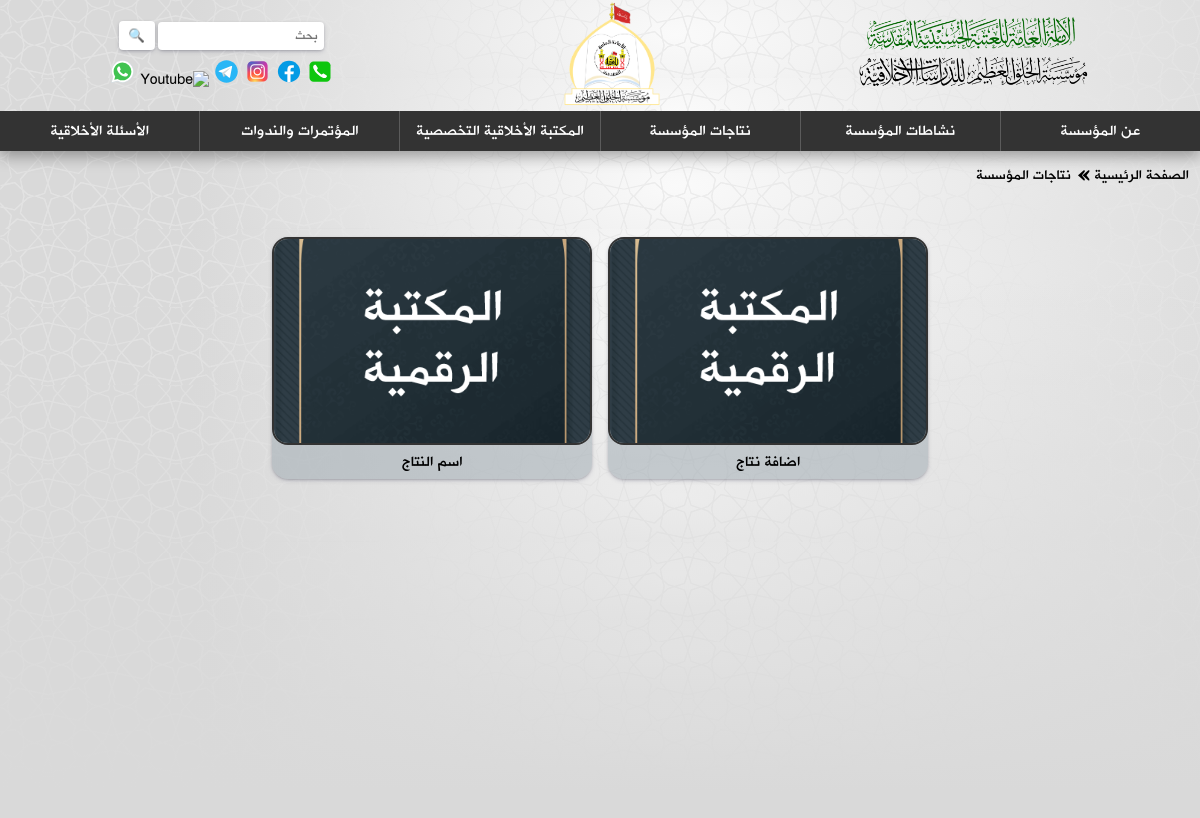
The app's page /productions with its own data.
### backend/models.py (models this page shows, shortened)
class Production(models.Model):
    title = models.CharField(max_length=1000, blank=False)
    created_at = models.DateTimeField(auto_now_add=True)
    main_img = models.ForeignKey(Image, on_delete=models.PROTECT, blank=False)
    body = models.TextField(max_length=5000, blank=False)
    pdf_file = models.CharField(max_length=1000, blank=True)
    doc_file = models.CharField(max_length=1000, blank=True)
    class Meta:
        ordering = ['-created_at']

class Image(models.Model):
    image = models.ImageField(upload_to="images", blank=False)

### backend/views.py (the view)
# urls.py: path("productions", views.productions, name="productions"),
def productions(request):
    productions =  Production.objects.all()
    context = {"productions":productions}
    return render(request, "backend/section.html", context)

### backend/templates/backend/section.html (shortened to what this page needs)
{% extends "backend/layout.html" %}
{% load static %}
{% block extraHead %}
<link rel="stylesheet" href="{% static 'css/pages.css' %}">
{% endblock %}
{% block body %}
<main>
    <div class="path">
        <p class="component"><a href="{% url 'backend:home' %}"> الصفحة الرئيسية </a></p>
        <p class="pathArrow"> &#xbb; </p>
        <p class="component">
            {% if activities %}
            <a href="{% url 'backend:activities' %}"> نشاطات المؤسسة </a>
            {% elif productions %}
            <a href="{% url 'backend:productions' %}"> نتاجات المؤسسة </a>
            {% endif %}
        </p>
    </div>
    <div class="pageContainer
    ">
        {% if activities %}
            {% for activity in activities %}
            <a class="activity" href="{% url 'backend:activity' activity.id %}">
                <div class="item">
                    <div class="itemImage">
                        <img src="{{ activity.main_img.image.url }}" alt="{{ activity.title }}">
                    </div>
                    <div class="itemDetails">
                        <p class="itemTitle">
                            {{ activity.title }}
                        </p>
                        <div class="statistics">
                            <p class="date">{{ activity.created_at|date:"Y-m-d" }}</p>
                            <!-- <div class="horizontalLine">|</div>
                            <p class="views"> الزيارات: <span></span></p> -->
                        </div>
                    </div>
                </div>
            </a>
            {% empty %}
            <p>لا توجد عناصر</p>
            {% endfor %}
        {% elif productions %}
            {% for production in productions %}
            <a class="production" href="{% url 'backend:production' production.id %}">
                <div class="card">
                    <div class="cardImage">
                        <img src="{{ production.main_img.image.url }}" alt="{{ production.title }}">
                    </div>
                    <div class="cardDetails">
                        <p class="cardTitle">
                            {{ production.title }}
                        </p>
                    </div>
                </div>
            </a>
            {% empty %}
            <p>لا توجد عناصر</p>
            {% endfor %}
        {% endif %}
    </div>
</main>
{% endblock %}

### static/css/style.css (style rules this page uses)
*, body, html { margin: 0; padding: 0; box-sizing: border-box; font-family: 'hacen_liner_screen_bdregular' !important; scroll-behavior: smooth; font-weight: normal; }
:root { --accent: #daecec; --component: #9ca7af80; --darkComponent: #5b7b7b; --reverseComponent: #fff; --hoverColor: rgb(255, 255, 255, .20); --bg: #d9d9d9; --structure: #333; --titleColor: #000; --paragraphColor: #fff; --linkColor: #000; --shadowColor: #000; --bgUrl: url(/static/background/header-bg.svg) --colorOpacity: .3; --transition: all .3s; --subTitle: 17px; --globalPadding: 6rem 3.5rem; --borderRadius: 1rem; --globalGap: 1rem; --hoverShadow: 0 0 4px rgba(0, 0, 0, .14), 0 4px 8px rgba(0, 0, 0, .28); --cardShadow: rgba(50, 50, 93, 0.25) 0px 2px 5px -1px, rgba(0, 0, 0, 0.3) 0px 1px 3px -1px; --componentShadow: rgba(0, 0, 0, 0.35) 0px 5px 15px; --bgSize: 100%; --sectionShadow: rgba(67, 71, 85, 0.27) 0px 0px 0.25em, rgba(90, 125, 188, 0.05) 0px 0.25em 1em; --navShadow: rgba(0, 0, 0, 0.35) 0px 5px 15px; --bgOpacity: 0.92; --bgTransparency: 20%; --border: 1px solid rgba(51, 51, 51, 0.3); --itemShadow: rgba(0, 0, 0, 0.99) 0px 0px 3px, rgba(0, 0, 0, 0.99) 0px 0px 2px; }

### static/css/pages.css (style rules this page uses)
body { position: relative; min-height: 100vh; background-color: var(--bg); padding-bottom: 4rem; }
main { position: relative; padding: 1rem 1.5rem; min-height: 80vh; display: flex; flex-direction: column; background-image: linear-gradient(to bottom, transparent var(--bgTransparency), var(--bg)), url(../background/header-bg.svg); background-size: var(--bgSize); z-index: 1; }
main .pageContainer { display: flex; flex-wrap: wrap; justify-content: center; gap: 1rem; position: relative; z-index: 1; }
main .path { position: relative; z-index: 1; display: flex; column-gap: .3rem; line-height: 1.5rem; margin-bottom: 3rem; align-items: center; flex-wrap: wrap; }
main .path .component { font-size: 15px; }
main .path .component a { display: block; max-width: 20rem; overflow: hidden; text-overflow: ellipsis; white-space: nowrap; color: var(--shadowColor); }
main .path .pathArrow { font-size: 30px; font-weight: bolder; color: var(--shadowColor); margin-bottom: 3px; }
@media only screen and (max-width: 1250px) { main { padding: .7rem; padding-bottom: 5rem; } }
main .pageContainer { position: relative; z-index: 2; }
main .pageContainer .card { background-color: var(--component); box-shadow: var(--cardShadow); border-radius: var(--borderRadius); cursor: pointer; display: flex; min-width: 100%; display: flex; flex-direction: column; width: 20rem; max-width: 90vw; height: 100%; transition: all .3s; }
main .pageContainer .card .cardImage { height: 13rem; max-width: 100%; float: none; }
main .pageContainer .card .cardImage img { width: 100%; height: 100%; object-fit: cover; object-position: center; transition: all .5s; border: 2px solid #333; border-radius: var(--borderRadius); }
main .pageContainer .card .cardDetails { display: flex; flex-direction: column-reverse; justify-content: space-evenly; margin: .5rem; }
main .pageContainer .card .cardDetails .cardTitle { color: var(--linkColor); transition: all .5s; text-align: center; overflow: hidden; max-height: 3rem; display: -webkit-box; -webkit-line-clamp: 2; -webkit-box-orient: vertical; }

### records on screen
Production: main_img.image (picture), title "اضافة نتاج"
Production: main_img.image (picture), title "اسم النتاج"
